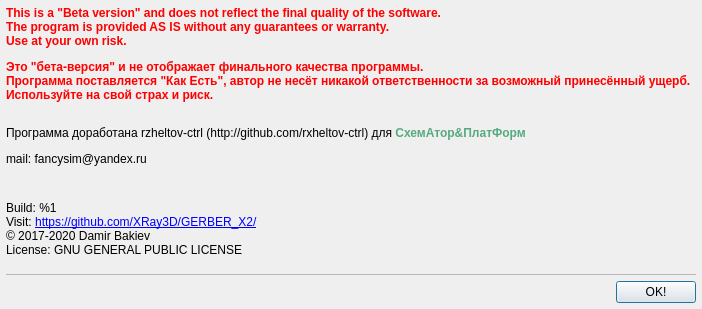
<?xml version="1.0" encoding="UTF-8"?>
<ui version="4.0">
 <class>AboutForm</class>
 <widget class="QDialog" name="AboutForm">
  <property name="geometry">
   <rect>
    <x>0</x>
    <y>0</y>
    <width>702</width>
    <height>309</height>
   </rect>
  </property>
  <property name="windowTitle">
   <string>Dialog</string>
  </property>
  <layout class="QVBoxLayout" name="verticalLayout">
   <property name="leftMargin">
    <number>6</number>
   </property>
   <property name="topMargin">
    <number>6</number>
   </property>
   <property name="rightMargin">
    <number>6</number>
   </property>
   <property name="bottomMargin">
    <number>6</number>
   </property>
   <item>
    <widget class="QLabel" name="label_2">
     <property name="text">
      <string>&lt;html&gt;&lt;head/&gt;&lt;body&gt;&lt;p&gt;&lt;span style=&quot; font-weight:600; color:#ff0000;&quot;&gt;This is a &amp;quot;Beta version&amp;quot; and does not reflect the final quality of the software.&lt;br/&gt;The program is provided AS IS without any guarantees or warranty.&lt;br/&gt;Use at your own risk.&lt;/span&gt;&lt;/p&gt;&lt;p&gt;&lt;span style=&quot; font-weight:600; color:#ff0000;&quot;&gt;Это &amp;quot;бета-версия&amp;quot; и не отображает финального качества программы.&lt;br/&gt;Программа поставляется &amp;quot;Как Есть&amp;quot;, автор не несёт никакой ответственности за возможный принесённый ущерб.&lt;br/&gt;Используйте на свой страх и риск.&lt;/span&gt;&lt;/p&gt;&lt;/body&gt;&lt;/html&gt;</string>
     </property>
     <property name="wordWrap">
      <bool>true</bool>
     </property>
    </widget>
   </item>
   <item>
    <widget class="QLabel" name="label">
     <property name="text">
      <string>&lt;html&gt;&lt;head/&gt;&lt;body&gt;&lt;p&gt;Программа доработана rzheltov-ctrl (http://github.com/rxheltov-ctrl) для&lt;span style=&quot; font-weight:600; color:#55aa7f;&quot;&gt; СхемАтор&amp;amp;ПлатФорм  &lt;/span&gt;&lt;/p&gt;&lt;p&gt;mail: fancysim@yandex.ru&lt;/p&gt;&lt;/body&gt;&lt;/html&gt;</string>
     </property>
    </widget>
   </item>
   <item>
    <widget class="QLabel" name="lblAbout">
     <property name="text">
      <string>&lt;html&gt;&lt;head/&gt;&lt;body&gt;&lt;p&gt;Build: %1&lt;br/&gt;Visit: &lt;a href=&quot;https://github.com/XRay3D/GERBER_X2/&quot;&gt;&lt;span style=&quot; text-decoration: underline; color:#0000ff;&quot;&gt;https://github.com/XRay3D/GERBER_X2/&lt;/span&gt;&lt;/a&gt;&lt;a href=&quot;https://github.com/Denvi/Candle/&quot;&gt;&lt;span style=&quot; text-decoration: underline; color:#0000ff;&quot;&gt;&lt;br/&gt;&lt;/span&gt;&lt;/a&gt;© 2017-2020 Damir Bakiev&lt;br/&gt;License: GNU GENERAL PUBLIC LICENSE&lt;/p&gt;&lt;/body&gt;&lt;/html&gt;</string>
     </property>
     <property name="alignment">
      <set>Qt::AlignLeading|Qt::AlignLeft|Qt::AlignVCenter</set>
     </property>
    </widget>
   </item>
   <item>
    <widget class="QPlainTextEdit" name="txtLicense">
     <property name="maximumSize">
      <size>
       <width>16777215</width>
       <height>1</height>
      </size>
     </property>
     <property name="font">
      <font>
       <pointsize>9</pointsize>
      </font>
     </property>
     <property name="readOnly">
      <bool>true</bool>
     </property>
     <property name="plainText">
      <string>                    GNU GENERAL PUBLIC LICENSE
                       Version 3, 29 June 2007

 Copyright (C) 2007 Free Software Foundation, Inc. &lt;http://fsf.org/&gt;
 Everyone is permitted to copy and distribute verbatim copies
 of this license document, but changing it is not allowed.

                            Preamble

  The GNU General Public License is a free, copyleft license for
software and other kinds of works.

  The licenses for most software and other practical works are designed
to take away your freedom to share and change the works.  By contrast,
the GNU General Public License is intended to guarantee your freedom to
share and change all versions of a program--to make sure it remains free
software for all its users.  We, the Free Software Foundation, use the
GNU General Public License for most of our software; it applies also to
any other work released this way by its authors.  You can apply it to
your programs, too.

  When we speak of free software, we are referring to freedom, not
price.  Our General Public Licenses are designed to make sure that you
have the freedom to distribute copies of free software (and charge for
them if you wish), that you receive source code or can get it if you
want it, that you can change the software or use pieces of it in new
free programs, and that you know you can do these things.

  To protect your rights, we need to prevent others from denying you
these rights or asking you to surrender the rights.  Therefore, you have
certain responsibilities if you distribute copies of the software, or if
you modify it: responsibilities to respect the freedom of others.

  For example, if you distribute copies of such a program, whether
gratis or for a fee, you must pass on to the recipients the same
freedoms that you received.  You must make sure that they, too, receive
or can get the source code.  And you must show them these terms so they
know their rights.

  Developers that use the GNU GPL protect your rights with two steps:
(1) assert copyright on the software, and (2) offer you this License
giving you legal permission to copy, distribute and/or modify it.

  For the developers' and authors' protection, the GPL clearly explains
that there is no warranty for this free software.  For both users' and
authors' sake, the GPL requires that modified versions be marked as
changed, so that their problems will not be attributed erroneously to
authors of previous versions.

  Some devices are designed to deny users access to install or run
modified versions of the software inside them, although the manufacturer
can do so.  This is fundamentally incompatible with the aim of
protecting users' freedom to change the software.  The systematic
pattern of such abuse occurs in the area of products for individuals to
use, which is precisely where it is most unacceptable.  Therefore, we
have designed this version of the GPL to prohibit the practice for those
products.  If such problems arise substantially in other domains, we
stand ready to extend this provision to those domains in future versions
of the GPL, as needed to protect the freedom of users.

  Finally, every program is threatened constantly by software patents.
States should not allow patents to restrict development and use of
software on general-purpose computers, but in those that do, we wish to
avoid the special danger that patents applied to a free program could
make it effectively proprietary.  To prevent this, the GPL assures that
patents cannot be used to render the program non-free.

  The precise terms and conditions for copying, distribution and
modification follow.

                       TERMS AND CONDITIONS

  0. Definitions.

  &quot;This License&quot; refers to version 3 of the GNU General Public License.

  &quot;Copyright&quot; also means copyright-like laws that apply to other kinds of
works, such as semiconductor masks.

  &quot;The Program&quot; refers to any copyrightable work licensed under this
License.  Each licensee is addressed as &quot;you&quot;.  &quot;Licensees&quot; and
&quot;recipients&quot; may be individuals or organizations.

  To &quot;modify&quot; a work means to copy from or adapt all or part of the work
in a fashion requiring copyright permission, other than the making of an
exact copy.  The resulting work is called a &quot;modified version&quot; of the
earlier work or a work &quot;based on&quot; the earlier work.

  A &quot;covered work&quot; means either the unmodified Program or a work based
on the Program.

  To &quot;propagate&quot; a work means to do anything with it that, without
permission, would make you directly or secondarily liable for
infringement under applicable copyright law, except executing it on a
computer or modifying a private copy.  Propagation includes copying,
distribution (with or without modification), making available to the
public, and in some countries other activities as well.

  To &quot;convey&quot; a work means any kind of propagation that enables other
parties to make or receive copies.  Mere interaction with a user through
a computer network, with no transfer of a copy, is not conveying.

  An interactive user interface displays &quot;Appropriate Legal Notices&quot;
to the extent that it includes a convenient and prominently visible
feature that (1) displays an appropriate copyright notice, and (2)
tells the user that there is no warranty for the work (except to the
extent that warranties are provided), that licensees may convey the
work under this License, and how to view a copy of this License.  If
the interface presents a list of user commands or options, such as a
menu, a prominent item in the list meets this criterion.

  1. Source Code.

  The &quot;source code&quot; for a work means the preferred form of the work
for making modifications to it.  &quot;Object code&quot; means any non-source
form of a work.

  A &quot;Standard Interface&quot; means an interface that either is an official
standard defined by a recognized standards body, or, in the case of
interfaces specified for a particular programming language, one that
is widely used among developers working in that language.

  The &quot;System Libraries&quot; of an executable work include anything, other
than the work as a whole, that (a) is included in the normal form of
packaging a Major Component, but which is not part of that Major
Component, and (b) serves only to enable use of the work with that
Major Component, or to implement a Standard Interface for which an
implementation is available to the public in source code form.  A
&quot;Major Component&quot;, in this context, means a major essential component
(kernel, window system, and so on) of the specific operating system
(if any) on which the executable work runs, or a compiler used to
produce the work, or an object code interpreter used to run it.

  The &quot;Corresponding Source&quot; for a work in object code form means all
the source code needed to generate, install, and (for an executable
work) run the object code and to modify the work, including scripts to
control those activities.  However, it does not include the work's
System Libraries, or general-purpose tools or generally available free
programs which are used unmodified in performing those activities but
which are not part of the work.  For example, Corresponding Source
includes interface definition files associated with source files for
the work, and the source code for shared libraries and dynamically
linked subprograms that the work is specifically designed to require,
such as by intimate data communication or control flow between those
subprograms and other parts of the work.

  The Corresponding Source need not include anything that users
can regenerate automatically from other parts of the Corresponding
Source.

  The Corresponding Source for a work in source code form is that
same work.

  2. Basic Permissions.

  All rights granted under this License are granted for the term of
copyright on the Program, and are irrevocable provided the stated
conditions are met.  This License explicitly affirms your unlimited
permission to run the unmodified Program.  The output from running a
covered work is covered by this License only if the output, given its
content, constitutes a covered work.  This License acknowledges your
rights of fair use or other equivalent, as provided by copyright law.

  You may make, run and propagate covered works that you do not
convey, without conditions so long as your license otherwise remains
in force.  You may convey covered works to others for the sole purpose
of having them make modifications exclusively for you, or provide you
with facilities for running those works, provided that you comply with
the terms of this License in conveying all material for which you do
not control copyright.  Those thus making or running the covered works
for you must do so exclusively on your behalf, under your direction
and control, on terms that prohibit them from making any copies of
your copyrighted material outside their relationship with you.

  Conveying under any other circumstances is permitted solely under
the conditions stated below.  Sublicensing is not allowed; section 10
makes it unnecessary.

  3. Protecting Users' Legal Rights From Anti-Circumvention Law.

  No covered work shall be deemed part of an effective technological
measure under any applicable law fulfilling obligations under article
11 of the WIPO copyright treaty adopted on 20 December 1996, or
similar laws prohibiting or restricting circumvention of such
measures.

  When you convey a covered work, you waive any legal power to forbid
circumvention of technological measures to the extent such circumvention
is effected by exercising rights under this License with respect to
the covered work, and you disclaim any intention to limit operation or
modification of the work as a means of enforcing, against the work's
users, your or third parties' legal rights to forbid circumvention of
technological measures.

  4. Conveying Verbatim Copies.

  You may convey verbatim copies of the Program's source code as you
receive it, in any medium, provided that you conspicuously and
appropriately publish on each copy an appropriate copyright notice;
keep intact all notices stating that this License and any
non-permissive terms added in accord with section 7 apply to the code;
keep intact all notices of the absence of any warranty; and give all
recipients a copy of this License along with the Program.

  You may charge any price or no price for each copy that you convey,
and you may offer support or warranty protection for a fee.

  5. Conveying Modified Source Versions.

  You may convey a work based on the Program, or the modifications to
produce it from the Program, in the form of source code under the
terms of section 4, provided that you also meet all of these conditions:

    a) The work must carry prominent notices stating that you modified
    it, and giving a relevant date.

    b) The work must carry prominent notices stating that it is
    released under this License and any conditions added under section
    7.  This requirement modifies the requirement in section 4 to
    &quot;keep intact all notices&quot;.

    c) You must license the entire work, as a whole, under this
    License to anyone who comes into possession of a copy.  This
    License will therefore apply, along with any applicable section 7
    additional terms, to the whole of the work, and all its parts,
    regardless of how they are packaged.  This License gives no
    permission to license the work in any other way, but it does not
    invalidate such permission if you have separately received it.

    d) If the work has interactive user interfaces, each must display
    Appropriate Legal Notices; however, if the Program has interactive
    interfaces that do not display Appropriate Legal Notices, your
    work need not make them do so.

  A compilation of a covered work with other separate and independent
works, which are not by their nature extensions of the covered work,
and which are not combined with it such as to form a larger program,
in or on a volume of a storage or distribution medium, is called an
&quot;aggregate&quot; if the compilation and its resulting copyright are not
used to limit the access or legal rights of the compilation's users
beyond what the individual works permit.  Inclusion of a covered work
in an aggregate does not cause this License to apply to the other
parts of the aggregate.

  6. Conveying Non-Source Forms.

  You may convey a covered work in object code form under the terms
of sections 4 and 5, provided that you also convey the
machine-readable Corresponding Source under the terms of this License,
in one of these ways:

    a) Convey the object code in, or embodied in, a physical product
    (including a physical distribution medium), accompanied by the
    Corresponding Source fixed on a durable physical medium
    customarily used for software interchange.

    b) Convey the object code in, or embodied in, a physical product
    (including a physical distribution medium), accompanied by a
    written offer, valid for at least three years and valid for as
    long as you offer spare parts or customer support for that product
    model, to give anyone who possesses the object code either (1) a
    copy of the Corresponding Source for all the software in the
    product that is covered by this License, on a durable physical
    medium customarily used for software interchange, for a price no
    more than your reasonable cost of physically performing this
    conveying of source, or (2) access to copy the
    Corresponding Source from a network server at no charge.

    c) Convey individual copies of the object code with a copy of the
    written offer to provide the Corresponding Source.  This
    alternative is allowed only occasionally and noncommercially, and
    only if you received the object code with such an offer, in accord
    with subsection 6b.

    d) Convey the object code by offering access from a designated
    place (gratis or for a charge), and offer equivalent access to the
    Corresponding Source in the same way through the same place at no
    further charge.  You need not require recipients to copy the
    Corresponding Source along with the object code.  If the place to
    copy the object code is a network server, the Corresponding Source
    may be on a different server (operated by you or a third party)
    that supports equivalent copying facilities, provided you maintain
    clear directions next to the object code saying where to find the
    Corresponding Source.  Regardless of what server hosts the
    Corresponding Source, you remain obligated to ensure that it is
    available for as long as needed to satisfy these requirements.

    e) Convey the object code using peer-to-peer transmission, provided
    you inform other peers where the object code and Corresponding
    Source of the work are being offered to the general public at no
    charge under subsection 6d.

  A separable portion of the object code, whose source code is excluded
from the Corresponding Source as a System Library, need not be
included in conveying the object code work.

  A &quot;User Product&quot; is either (1) a &quot;consumer product&quot;, which means any
tangible personal property which is normally used for personal, family,
or household purposes, or (2) anything designed or sold for incorporation
into a dwelling.  In determining whether a product is a consumer product,
doubtful cases shall be resolved in favor of coverage.  For a particular
product received by a particular user, &quot;normally used&quot; refers to a
typical or common use of that class of product, regardless of the status
of the particular user or of the way in which the particular user
actually uses, or expects or is expected to use, the product.  A product
is a consumer product regardless of whether the product has substantial
commercial, industrial or non-consumer uses, unless such uses represent
the only significant mode of use of the product.

  &quot;Installation Information&quot; for a User Product means any methods,
procedures, authorization keys, or other information required to install
and execute modified versions of a covered work in that User Product from
a modified version of its Corresponding Source.  The information must
suffice to ensure that the continued functioning of the modified object
code is in no case prevented or interfered with solely because
modification has been made.

  If you convey an object code work under this section in, or with, or
specifically for use in, a User Product, and the conveying occurs as
part of a transaction in which the right of possession and use of the
User Product is transferred to the recipient in perpetuity or for a
fixed term (regardless of how the transaction is characterized), the
Corresponding Source conveyed under this section must be accompanied
by the Installation Information.  But this requirement does not apply
if neither you nor any third party retains the ability to install
modified object code on the User Product (for example, the work has
been installed in ROM).

  The requirement to provide Installation Information does not include a
requirement to continue to provide support service, warranty, or updates
for a work that has been modified or installed by the recipient, or for
the User Product in which it has been modified or installed.  Access to a
network may be denied when the modification itm_instance materially and
adversely affects the operation of the network or violates the rules and
protocols for communication across the network.

  Corresponding Source conveyed, and Installation Information provided,
in accord with this section must be in a format that is publicly
documented (and with an implementation available to the public in
source code form), and must require no special password or key for
unpacking, reading or copying.

  7. Additional Terms.

  &quot;Additional permissions&quot; are terms that supplement the terms of this
License by making exceptions from one or more of its conditions.
Additional permissions that are applicable to the entire Program shall
be treated as though they were included in this License, to the extent
that they are valid under applicable law.  If additional permissions
apply only to part of the Program, that part may be used separately
under those permissions, but the entire Program remains governed by
this License without regard to the additional permissions.

  When you convey a copy of a covered work, you may at your option
remove any additional permissions from that copy, or from any part of
it.  (Additional permissions may be written to require their own
removal in certain cases when you modify the work.)  You may place
additional permissions on material, added by you to a covered work,
for which you have or can give appropriate copyright permission.

  Notwithstanding any other provision of this License, for material you
add to a covered work, you may (if authorized by the copyright holders of
that material) supplement the terms of this License with terms:

    a) Disclaiming warranty or limiting liability differently from the
    terms of sections 15 and 16 of this License; or

    b) Requiring preservation of specified reasonable legal notices or
    author attributions in that material or in the Appropriate Legal
    Notices displayed by works containing it; or

    c) Prohibiting misrepresentation of the origin of that material, or
    requiring that modified versions of such material be marked in
    reasonable ways as different from the original version; or

    d) Limiting the use for publicity purposes of names of licensors or
    authors of the material; or

    e) Declining to grant rights under trademark law for use of some
    trade names, trademarks, or service marks; or

    f) Requiring indemnification of licensors and authors of that
    material by anyone who conveys the material (or modified versions of
    it) with contractual assumptions of liability to the recipient, for
    any liability that these contractual assumptions directly impose on
    those licensors and authors.

  All other non-permissive additional terms are considered &quot;further
restrictions&quot; within the meaning of section 10.  If the Program as you
received it, or any part of it, contains a notice stating that it is
governed by this License along with a term that is a further
restriction, you may remove that term.  If a license document contains
a further restriction but permits relicensing or conveying under this
License, you may add to a covered work material governed by the terms
of that license document, provided that the further restriction does
not survive such relicensing or conveying.

  If you add terms to a covered work in accord with this section, you
must place, in the relevant source files, a statement of the
additional terms that apply to those files, or a notice indicating
where to find the applicable terms.

  Additional terms, permissive or non-permissive, may be stated in the
form of a separately written license, or stated as exceptions;
the above requirements apply either way.

  8. Termination.

  You may not propagate or modify a covered work except as expressly
provided under this License.  Any attempt otherwise to propagate or
modify it is void, and will automatically terminate your rights under
this License (including any patent licenses granted under the third
paragraph of section 11).

  However, if you cease all violation of this License, then your
license from a particular copyright holder is reinstated (a)
provisionally, unless and until the copyright holder explicitly and
finally terminates your license, and (b) permanently, if the copyright
holder fails to notify you of the violation by some reasonable means
prior to 60 days after the cessation.

  Moreover, your license from a particular copyright holder is
reinstated permanently if the copyright holder notifies you of the
violation by some reasonable means, this is the first time you have
received notice of violation of this License (for any work) from that
copyright holder, and you cure the violation prior to 30 days after
your receipt of the notice.

  Termination of your rights under this section does not terminate the
licenses of parties who have received copies or rights from you under
this License.  If your rights have been terminated and not permanently
reinstated, you do not qualify to receive new licenses for the same
material under section 10.

  9. Acceptance Not Required for Having Copies.

  You are not required to accept this License in order to receive or
run a copy of the Program.  Ancillary propagation of a covered work
occurring solely as a consequence of using peer-to-peer transmission
to receive a copy likewise does not require acceptance.  However,
nothing other than this License grants you permission to propagate or
modify any covered work.  These actions infringe copyright if you do
not accept this License.  Therefore, by modifying or propagating a
covered work, you indicate your acceptance of this License to do so.

  10. Automatic Licensing of Downstream Recipients.

  Each time you convey a covered work, the recipient automatically
receives a license from the original licensors, to run, modify and
propagate that work, subject to this License.  You are not responsible
for enforcing compliance by third parties with this License.

  An &quot;entity transaction&quot; is a transaction transferring control of an
organization, or substantially all assets of one, or subdividing an
organization, or merging organizations.  If propagation of a covered
work results from an entity transaction, each party to that
transaction who receives a copy of the work also receives whatever
licenses to the work the party's predecessor in interest had or could
give under the previous paragraph, plus a right to possession of the
Corresponding Source of the work from the predecessor in interest, if
the predecessor has it or can get it with reasonable efforts.

  You may not impose any further restrictions on the exercise of the
rights granted or affirmed under this License.  For example, you may
not impose a license fee, royalty, or other charge for exercise of
rights granted under this License, and you may not initiate litigation
(including a cross-claim or counterclaim in a lawsuit) alleging that
any patent claim is infringed by making, using, selling, offering for
sale, or importing the Program or any portion of it.

  11. Patents.

  A &quot;contributor&quot; is a copyright holder who authorizes use under this
License of the Program or a work on which the Program is based.  The
work thus licensed is called the contributor's &quot;contributor version&quot;.

  A contributor's &quot;essential patent claims&quot; are all patent claims
owned or controlled by the contributor, whether already acquired or
hereafter acquired, that would be infringed by some manner, permitted
by this License, of making, using, or selling its contributor version,
but do not include claims that would be infringed only as a
consequence of further modification of the contributor version.  For
purposes of this definition, &quot;control&quot; includes the right to grant
patent sublicenses in a manner consistent with the requirements of
this License.

  Each contributor grants you a non-exclusive, worldwide, royalty-free
patent license under the contributor's essential patent claims, to
make, use, sell, offer for sale, import and otherwise run, modify and
propagate the contents of its contributor version.

  In the following three paragraphs, a &quot;patent license&quot; is any express
agreement or commitment, however denominated, not to enforce a patent
(such as an express permission to practice a patent or covenant not to
sue for patent infringement).  To &quot;grant&quot; such a patent license to a
party means to make such an agreement or commitment not to enforce a
patent against the party.

  If you convey a covered work, knowingly relying on a patent license,
and the Corresponding Source of the work is not available for anyone
to copy, free of charge and under the terms of this License, through a
publicly available network server or other readily accessible means,
then you must either (1) cause the Corresponding Source to be so
available, or (2) arrange to deprive yourm_instance of the benefit of the
patent license for this particular work, or (3) arrange, in a manner
consistent with the requirements of this License, to extend the patent
license to downstream recipients.  &quot;Knowingly relying&quot; means you have
actual knowledge that, but for the patent license, your conveying the
covered work in a country, or your recipient's use of the covered work
in a country, would infringe one or more identifiable patents in that
country that you have reason to believe are valid.

  If, pursuant to or in connection with a single transaction or
arrangement, you convey, or propagate by procuring conveyance of, a
covered work, and grant a patent license to some of the parties
receiving the covered work authorizing them to use, propagate, modify
or convey a specific copy of the covered work, then the patent license
you grant is automatically extended to all recipients of the covered
work and works based on it.

  A patent license is &quot;discriminatory&quot; if it does not include within
the scope of its coverage, prohibits the exercise of, or is
conditioned on the non-exercise of one or more of the rights that are
specifically granted under this License.  You may not convey a covered
work if you are a party to an arrangement with a third party that is
in the business of distributing software, under which you make payment
to the third party based on the extent of your activity of conveying
the work, and under which the third party grants, to any of the
parties who would receive the covered work from you, a discriminatory
patent license (a) in connection with copies of the covered work
conveyed by you (or copies made from those copies), or (b) primarily
for and in connection with specific products or compilations that
contain the covered work, unless you entered into that arrangement,
or that patent license was granted, prior to 28 March 2007.

  Nothing in this License shall be construed as excluding or limiting
any implied license or other defenses to infringement that may
otherwise be available to you under applicable patent law.

  12. No Surrender of Others' Freedom.

  If conditions are imposed on you (whether by court order, agreement or
otherwise) that contradict the conditions of this License, they do not
excuse you from the conditions of this License.  If you cannot convey a
covered work so as to satisfy simultaneously your obligations under this
License and any other pertinent obligations, then as a consequence you may
not convey it at all.  For example, if you agree to terms that obligate you
to collect a royalty for further conveying from those to whom you convey
the Program, the only way you could satisfy both those terms and this
License would be to refrain entirely from conveying the Program.

  13. Use with the GNU Affero General Public License.

  Notwithstanding any other provision of this License, you have
permission to link or combine any covered work with a work licensed
under version 3 of the GNU Affero General Public License into a single
combined work, and to convey the resulting work.  The terms of this
License will continue to apply to the part which is the covered work,
but the special requirements of the GNU Affero General Public License,
section 13, concerning interaction through a network will apply to the
combination as such.

  14. Revised Versions of this License.

  The Free Software Foundation may publish revised and/or new versions of
the GNU General Public License from time to time.  Such new versions will
be similar in spirit to the present version, but may differ in detail to
address new problems or concerns.

  Each version is given a distinguishing version number.  If the
Program specifies that a certain numbered version of the GNU General
Public License &quot;or any later version&quot; applies to it, you have the
option of following the terms and conditions either of that numbered
version or of any later version published by the Free Software
Foundation.  If the Program does not specify a version number of the
GNU General Public License, you may choose any version ever published
by the Free Software Foundation.

  If the Program specifies that a proxy can decide which future
versions of the GNU General Public License can be used, that proxy's
public statement of acceptance of a version permanently authorizes you
to choose that version for the Program.

  Later license versions may give you additional or different
permissions.  However, no additional obligations are imposed on any
author or copyright holder as a result of your choosing to follow a
later version.

  15. Disclaimer of Warranty.

  THERE IS NO WARRANTY FOR THE PROGRAM, TO THE EXTENT PERMITTED BY
APPLICABLE LAW.  EXCEPT WHEN OTHERWISE STATED IN WRITING THE COPYRIGHT
HOLDERS AND/OR OTHER PARTIES PROVIDE THE PROGRAM &quot;AS IS&quot; WITHOUT WARRANTY
OF ANY KIND, EITHER EXPRESSED OR IMPLIED, INCLUDING, BUT NOT LIMITED TO,
THE IMPLIED WARRANTIES OF MERCHANTABILITY AND FITNESS FOR A PARTICULAR
PURPOSE.  THE ENTIRE RISK AS TO THE QUALITY AND PERFORMANCE OF THE PROGRAM
IS WITH YOU.  SHOULD THE PROGRAM PROVE DEFECTIVE, YOU ASSUME THE COST OF
ALL NECESSARY SERVICING, REPAIR OR CORRECTION.

  16. Limitation of Liability.

  IN NO EVENT UNLESS REQUIRED BY APPLICABLE LAW OR AGREED TO IN WRITING
WILL ANY COPYRIGHT HOLDER, OR ANY OTHER PARTY WHO MODIFIES AND/OR CONVEYS
THE PROGRAM AS PERMITTED ABOVE, BE LIABLE TO YOU FOR DAMAGES, INCLUDING ANY
GENERAL, SPECIAL, INCIDENTAL OR CONSEQUENTIAL DAMAGES ARISING OUT OF THE
USE OR INABILITY TO USE THE PROGRAM (INCLUDING BUT NOT LIMITED TO LOSS OF
DATA OR DATA BEING RENDERED INACCURATE OR LOSSES SUSTAINED BY YOU OR THIRD
PARTIES OR A FAILURE OF THE PROGRAM TO OPERATE WITH ANY OTHER PROGRAMS),
EVEN IF SUCH HOLDER OR OTHER PARTY HAS BEEN ADVISED OF THE POSSIBILITY OF
SUCH DAMAGES.

  17. Interpretation of Sections 15 and 16.

  If the disclaimer of warranty and limitation of liability provided
above cannot be given local legal effect according to their terms,
reviewing courts shall apply local law that most closely approximates
an absolute waiver of all civil liability in connection with the
Program, unless a warranty or assumption of liability accompanies a
copy of the Program in return for a fee.

                     END OF TERMS AND CONDITIONS

            How to Apply These Terms to Your New Programs

  If you develop a new program, and you want it to be of the greatest
possible use to the public, the best way to achieve this is to make it
free software which everyone can redistribute and change under these terms.

  To do so, attach the following notices to the program.  It is safest
to attach them to the start of each source file to most effectively
state the exclusion of warranty; and each file should have at least
the &quot;copyright&quot; line and a pointer to where the full notice is found.

    &lt;one line to give the program's name and a brief idea of what it does.&gt;
    Copyright (C) &lt;year&gt;  &lt;name of author&gt;

    This program is free software: you can redistribute it and/or modify
    it under the terms of the GNU General Public License as published by
    the Free Software Foundation, either version 3 of the License, or
    (at your option) any later version.

    This program is distributed in the hope that it will be useful,
    but WITHOUT ANY WARRANTY; without even the implied warranty of
    MERCHANTABILITY or FITNESS FOR A PARTICULAR PURPOSE.  See the
    GNU General Public License for more details.

    You should have received a copy of the GNU General Public License
    along with this program.  If not, see &lt;http://www.gnu.org/licenses/&gt;.

Also add information on how to contact you by electronic and paper mail.

  If the program does terminal interaction, make it output a short
notice like this when it starts in an interactive mode:

    &lt;program&gt;  Copyright (C) &lt;year&gt;  &lt;name of author&gt;
    This program comes with ABSOLUTELY NO WARRANTY; for details type `show w'.
    This is free software, and you are welcome to redistribute it
    under certain conditions; type `show c' for details.

The hypothetical commands `show w' and `show c' should show the appropriate
parts of the General Public License.  Of course, your program's commands
might be different; for a GUI interface, you would use an &quot;about box&quot;.

  You should also get your employer (if you work as a programmer) or school,
if any, to sign a &quot;copyright disclaimer&quot; for the program, if necessary.
For more information on this, and how to apply and follow the GNU GPL, see
&lt;http://www.gnu.org/licenses/&gt;.

  The GNU General Public License does not permit incorporating your program
into proprietary programs.  If your program is a subroutine library, you
may consider it more useful to permit linking proprietary applications with
the library.  If this is what you want to do, use the GNU Lesser General
Public License instead of this License.  But first, please read
&lt;http://www.gnu.org/philosophy/why-not-lgpl.html&gt;.
</string>
     </property>
    </widget>
   </item>
   <item>
    <layout class="QHBoxLayout" name="horizontalLayout_4">
     <item>
      <spacer name="horizontalSpacer_4">
       <property name="orientation">
        <enum>Qt::Horizontal</enum>
       </property>
       <property name="sizeHint" stdset="0">
        <size>
         <width>40</width>
         <height>20</height>
        </size>
       </property>
      </spacer>
     </item>
     <item>
      <widget class="QPushButton" name="cmdOk_2">
       <property name="text">
        <string>OK!</string>
       </property>
      </widget>
     </item>
    </layout>
   </item>
  </layout>
 </widget>
 <resources/>
 <connections/>
</ui>
